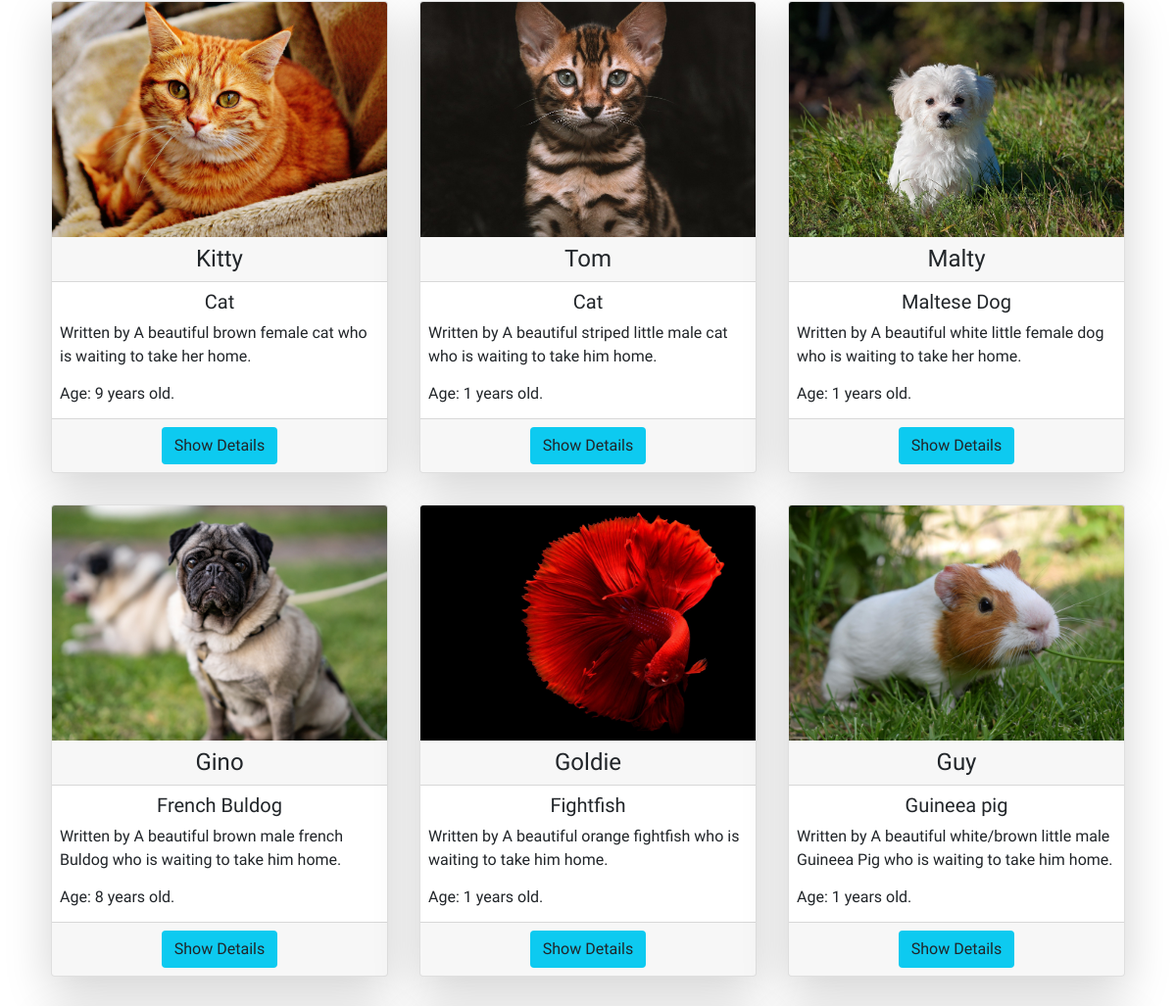
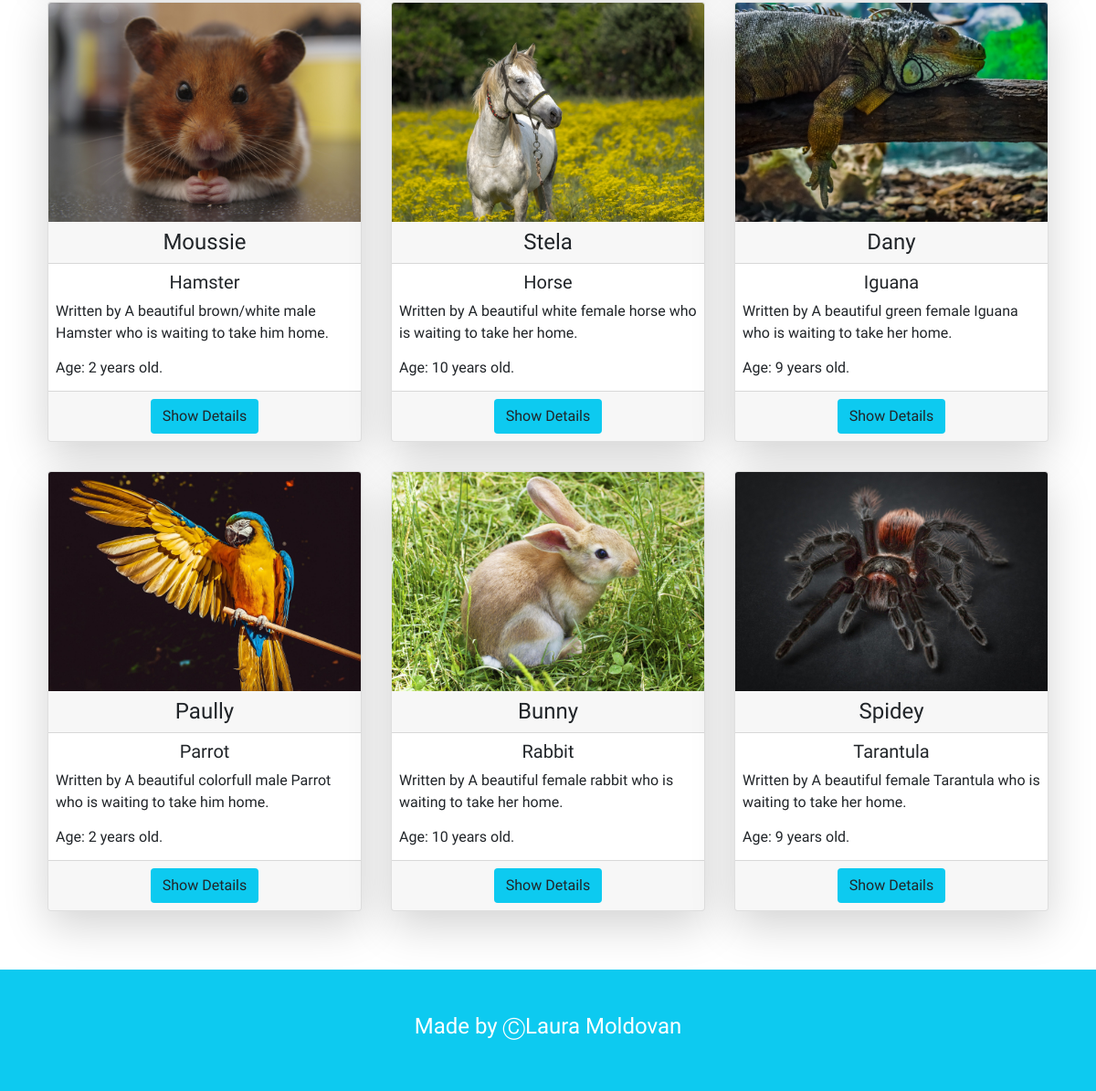
Page /home.php (signed in, lower part) on the earlier database version (2 pictures, top to bottom).
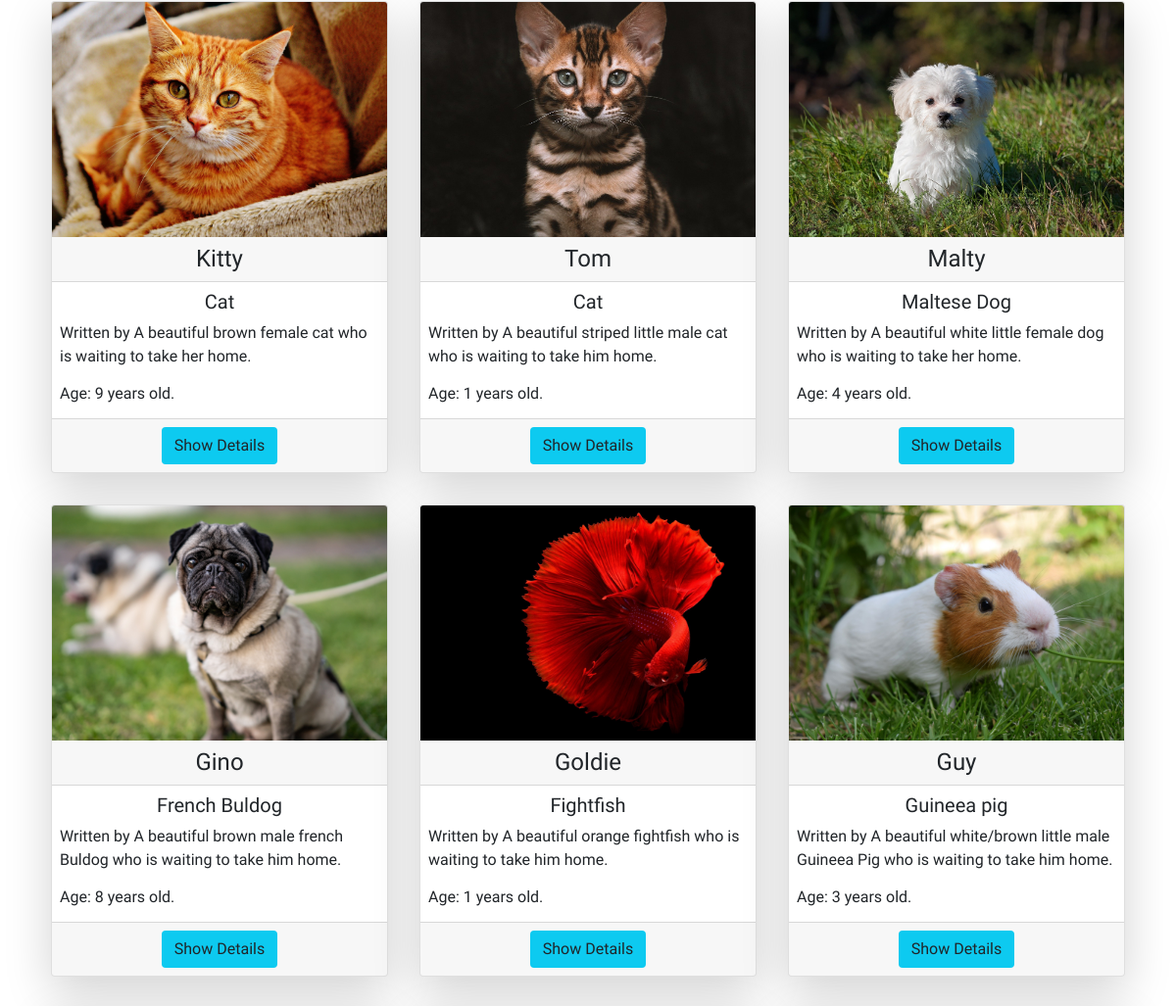
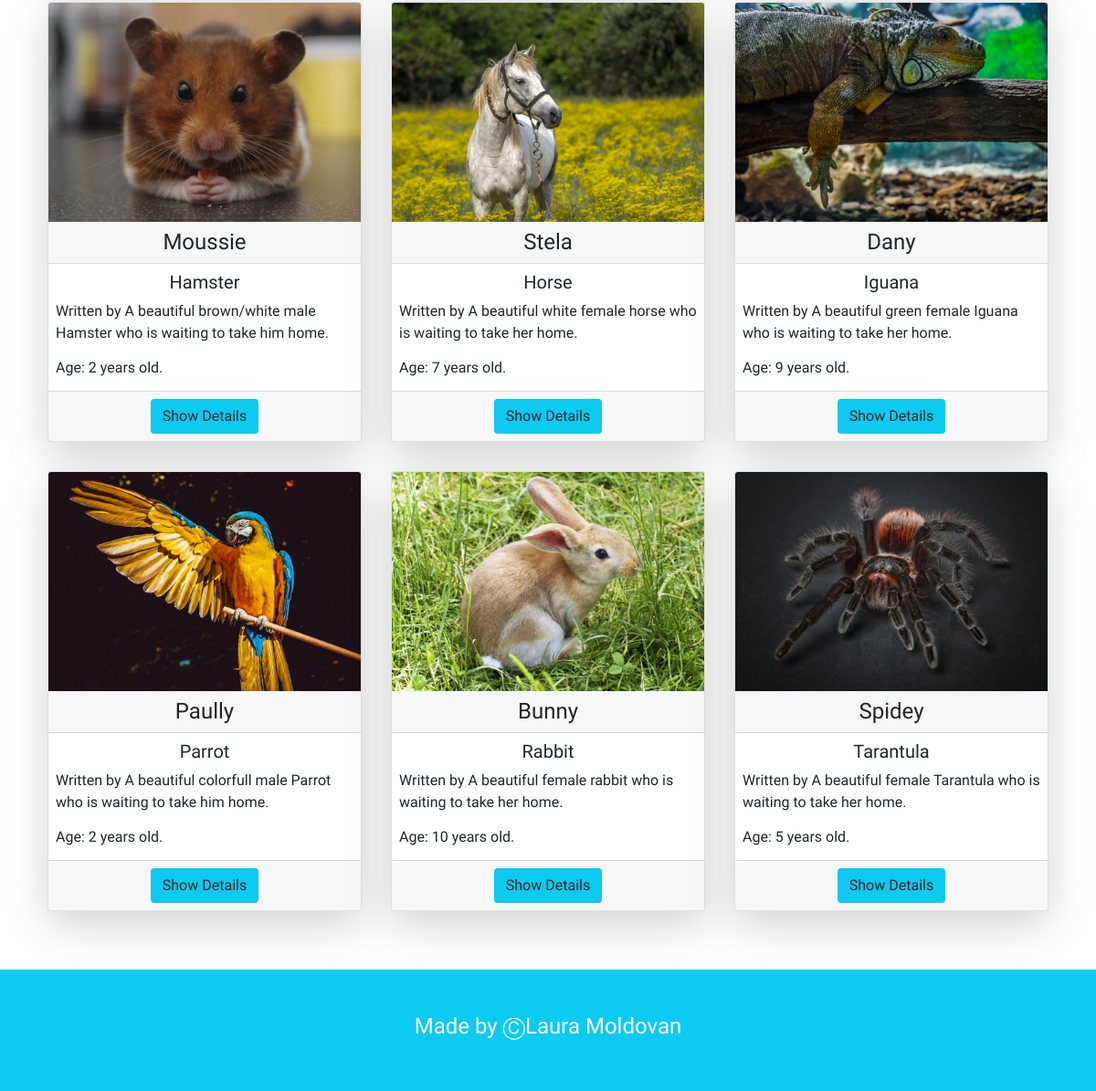
Same page on the later database version (2 pictures, top to bottom).
### tables this page shows
CREATE TABLE `animals` (
  `id` int(11) NOT NULL PRIMARY KEY AUTO_INCREMENT,
  `name` varchar(255) NOT NULL,
  `breed` varchar(50) NOT NULL,
  `size` varchar(50) NOT NULL,
  `location` varchar(255) NOT NULL,
  `description` varchar(255) NOT NULL,
  `hobby` varchar(50) NOT NULL,
  `age` INT NOT NULL,
  `picture` varchar(255) DEFAULT NULL,
  `status` boolean DEFAULT 1
);

### home.php (the view, shortened to what this page needs)
<?php
require 'components/db_connect.php';
$sql = "SELECT * FROM animals";
$result = mysqli_query($connect, $sql);
$tbody = '';
if (mysqli_num_rows($result)  > 0) {
    while ($row = mysqli_fetch_array($result, MYSQLI_ASSOC)) {
        $tbody .= "
        <div class='col p-3'>
            <div class='card p-0 shadow-lg bg-body rounded all-animals'>
                <img class='card-img-top' src='pictures/animals/" . $row['picture'] . "'alt='" . $row['name'] . "'>
                <h4 class='card-header text-center'>" . $row['name'] . "</h4>
                <div class='card-body p-2'>
                    <p class='h5 card-text text-center'>" . $row['breed'] . "</p>
                    <p class='card-text'>Written by " . $row['description'] . "</p>
                    <p class='h6'>
                    Age: " . $row['age'] . " years old.
                    </p>
                </div>
                <div class='card-footer text-center'>
                   <a class='btn btn-small bg-info' href='details.php?id=". $row['id'] . "'>Show Details</a>
                </div>
            </div>
        </div>";
    }
} else {
    $tbody =  "<tr><td colspan='5'><center>No Data Available </center></td></tr>";
}
?>
<!DOCTYPE html>
<html lang="en">
<head>
    <?php require_once 'components/boot.php' ?>
    <link rel="stylesheet" type='text/css' href="css/style.css" />
</head>
<body>
    <main class="p-5">
        <div class="row row-cols-1 row-cols-sm-2 row-cols-md-3">
            <?= $tbody; ?>
        </div>
    </main>
    <footer class="p-5 bg-info">
        <p class="h4 text-center text-white">Made by <a href="#">&#x24B8Laura Moldovan</a></p>
    </footer>
</body>
</html>

### components/boot.php (shortened to what this page needs)
<link href="https://cdn.jsdelivr.net/npm/bootstrap@5.0.0-beta1/dist/css/bootstrap.min.css" rel="stylesheet">

### css/style.css (style rules this page uses)
body { font-family: 'Acme', sans-serif; }
.all-animals img { width: 100%; height: 20vw; object-fit: cover; }
footer a { text-decoration: none; color: white; }

Differences in the rows shown:
changed animals "Malty": age "1" → "4"
changed animals "Guy": age "1" → "3"
changed animals "Stela": age "10" → "7"
changed animals "Spidey": age "9" → "5"
